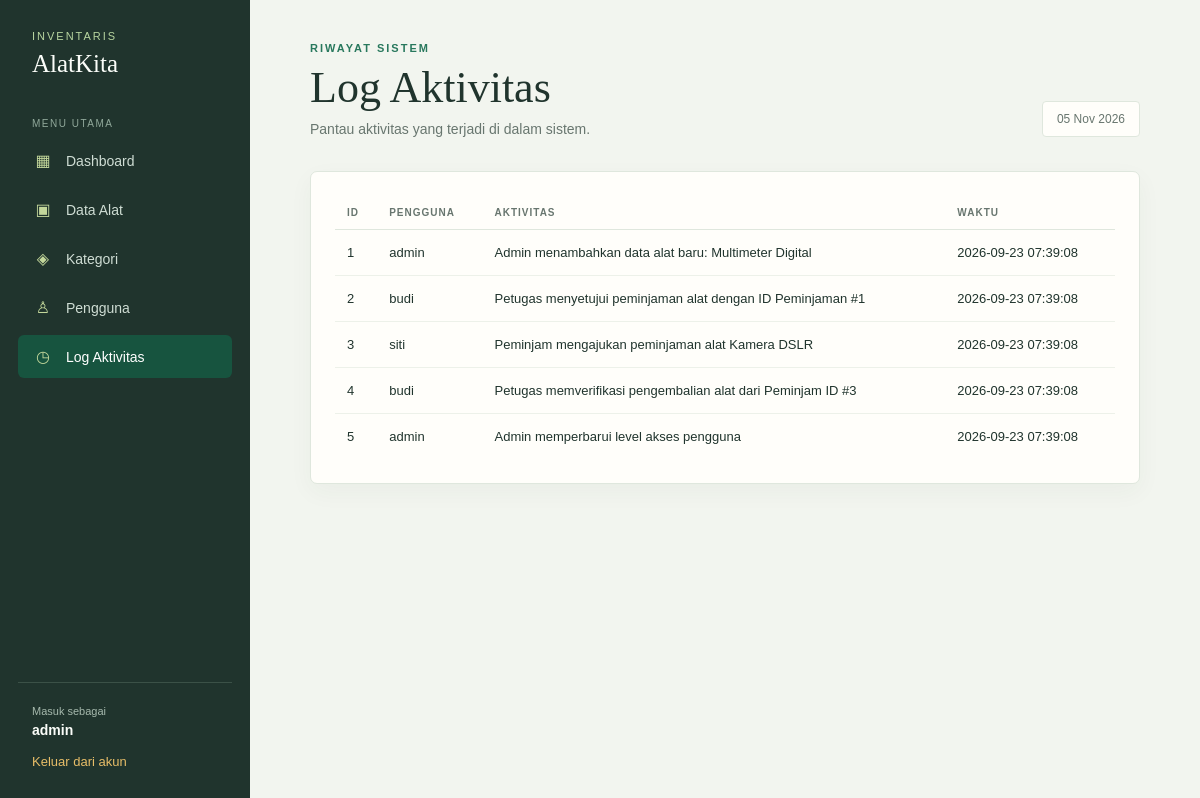
/logaktvs.php (signed in), run on the app's committed database.
### tables this page shows
CREATE TABLE `log_aktivitas` (
  `id` int(11) NOT NULL,
  `user_id` int(11) DEFAULT NULL,
  `aktivitas` text NOT NULL,
  `waktu` timestamp NOT NULL DEFAULT current_timestamp()
);

CREATE TABLE `users` (
  `id` int(11) NOT NULL,
  `nama` varchar(100) NOT NULL,
  `username` varchar(50) NOT NULL,
  `password` varchar(255) NOT NULL,
  `level` enum('Admin','Petugas','Peminjam') NOT NULL
);

### logaktvs.php (the view, shortened to what this page needs)
<?php
include "auth.php";
$query = mysqli_query($conn, "SELECT log_aktivitas.*, users.nama
          FROM log_aktivitas
          LEFT JOIN users ON log_aktivitas.user_id = users.id");
$data = mysqli_fetch_all($query, MYSQLI_ASSOC);
$menu_items = [
    'Admin' => [
        ['dashboard.php', '▦', 'Dashboard'],
        ['tampil1.php', '▣', 'Data Alat'],
        ['kategori.php', '◈', 'Kategori'],
        ['user.php', '♙', 'Pengguna'],
        ['logaktvs.php', '◷', 'Log Aktivitas']
    ],
    'Petugas' => [
        ['dashboard.php', '▦', 'Dashboard'],
        ['tampil1.php', '▣', 'Data Alat'],
        ['kategori.php', '◈', 'Kategori'],
        ['logaktvs.php', '◷', 'Log Aktivitas']
    ]
];
?>
<!DOCTYPE html>
<html>
<head>
    <link rel="stylesheet" href="style.css">
</head>
<body>
<div class="app-shell"><aside class="sidebar">
    <div class="brand"><small>Inventaris</small><h2>AlatKita</h2></div><div class="menu-label">Menu utama</div>
    <nav>
        <?php foreach ($menu_items[$_SESSION['level'] ?? 'Peminjam'] as $item): ?>
            <?php $page = $item[0]; $icon = $item[1]; $label = $item[2]; ?>
            <a class="<?= $page === 'logaktvs.php' ? 'active' : '' ?>" href="<?= $page ?>"><span class="nav-icon"><?= $icon ?></span><?= $label ?></a>
        <?php endforeach; ?>
    </nav>
    <div class="sidebar-footer"><span>Masuk sebagai</span><strong><?= htmlspecialchars($_SESSION['nama']) ?></strong><a class="logout" href="logout.php">Keluar dari akun</a></div>
</aside><main>
<div class="topbar"><div><p class="eyebrow">Riwayat sistem</p><h1>Log Aktivitas</h1><p class="welcome">Pantau aktivitas yang terjadi di dalam sistem.</p></div><div class="date-chip"><?= date('d M Y') ?></div></div>
<section class="page-section"><div class="table-wrap"><table>
    <tr>
        <th>ID</th>
        <th>Pengguna</th>
        <th>Aktivitas</th>
        <th>Waktu</th>
    </tr>
    <?php foreach ($data as $l): ?>
    <tr>
        <td><?= htmlspecialchars($l['id']) ?></td>
        <td><?= htmlspecialchars($l['nama'] ?? '-') ?></td>
        <td><?= htmlspecialchars($l['aktivitas']) ?></td>
        <td><?= htmlspecialchars($l['waktu']) ?></td>
    </tr>
    <?php endforeach; ?>
</table>
</div></section></main></div>
</body>
</html>

### style.css (style rules this page uses)
:root { --ink: #20342d; --muted: #68766f; --paper: #fffefa; --canvas: #f2f5ef; --line: #dfe7dd; --teal: #28785d; --teal-dark: #17543f; --coral: #d99a2b; --danger: #b9434e; }
* { box-sizing: border-box; }
body { margin: 0; min-height: 100vh; font-family: "Trebuchet MS", Verdana, sans-serif; color: var(--ink); background: var(--canvas); }
a { color: var(--teal); }
.app-shell { display: grid; grid-template-columns: 250px minmax(0, 1fr); min-height: 100vh; }
.sidebar { display: flex; flex-direction: column; padding: 30px 18px; color: #fbfdf9; background: var(--ink); }
.brand { padding: 0 14px 40px; }
.brand small { display: block; color: #b8d6a0; font-size: 11px; letter-spacing: 2px; text-transform: uppercase; }
.brand h2 { margin: 8px 0 0; font-family: Georgia, serif; font-size: 25px; font-weight: normal; }
.menu-label { padding: 0 14px 10px; color: #91a99b; font-size: 10px; letter-spacing: 1.5px; text-transform: uppercase; }
nav { display: grid; gap: 6px; }
nav a { display: flex; align-items: center; gap: 12px; padding: 12px 14px; border-radius: 6px; color: #cfddd4; text-decoration: none; font-size: 14px; transition: background .2s, color .2s; }
nav a:hover, nav a.active { color: #fff; background: var(--teal-dark); }
.nav-icon { width: 22px; color: #c3d79b; font-size: 16px; text-align: center; }
.sidebar-footer { margin-top: auto; padding: 22px 14px 0; border-top: 1px solid #3b5147; }
.sidebar-footer span { display: block; color: #a6b9ad; font-size: 11px; }
.sidebar-footer strong { display: block; margin: 5px 0 14px; font-size: 14px; }
.logout { color: #e7bd68; font-size: 13px; text-decoration: none; }
main { width: min(1180px, 100%); padding: 42px clamp(22px, 5vw, 64px); }
.topbar { display: flex; justify-content: space-between; align-items: flex-end; gap: 20px; margin-bottom: 34px; }
.eyebrow { margin: 0 0 8px; color: var(--teal); font-size: 11px; font-weight: bold; letter-spacing: 2px; text-transform: uppercase; }
h1 { margin: 0; font-family: Georgia, serif; font-size: clamp(30px, 4vw, 44px); font-weight: normal; }
.welcome { margin: 8px 0 0; color: var(--muted); font-size: 14px; }
.date-chip { padding: 10px 14px; border: 1px solid var(--line); border-radius: 4px; color: var(--muted); background: var(--paper); font-size: 12px; }
.page-section { padding: 24px; border: 1px solid var(--line); border-radius: 7px; background: var(--paper); box-shadow: 0 8px 24px #233b2e0b; }
table { border-collapse: collapse; width: 100%; }
th { padding: 11px 12px; color: var(--muted); border-bottom: 1px solid var(--line); font-size: 10px; letter-spacing: 1px; text-align: left; text-transform: uppercase; }
td { padding: 15px 12px; border-bottom: 1px solid #edf1e9; font-size: 13px; }
tr:last-child td { border-bottom: 0; }
.table-wrap { overflow-x: auto; }

### data on the page
log_aktivitas: id "1", user.nama "admin", aktivitas "Admin menambahkan data alat baru: Multimeter Digital", waktu "2026-09-23 07:39:08"
log_aktivitas: id "2", user.nama "budi", aktivitas "Petugas menyetujui peminjaman alat dengan ID Peminjaman #1", waktu "2026-09-23 07:39:08"
log_aktivitas: id "3", user.nama "siti", aktivitas "Peminjam mengajukan peminjaman alat Kamera DSLR", waktu "2026-09-23 07:39:08"
log_aktivitas: id "4", user.nama "budi", aktivitas "Petugas memverifikasi pengembalian alat dari Peminjam ID #3", waktu "2026-09-23 07:39:08"
log_aktivitas: id "5", user.nama "admin", aktivitas "Admin memperbarui level akses pengguna", waktu "2026-09-23 07:39:08"

### other printed values
$icon "▦"
$label "Dashboard"
$icon "▣"
$label "Data Alat"
$icon "◈"
$label "Kategori"
$icon "♙"
$label "Pengguna"
$icon "◷"
$label "Log Aktivitas"
$_SESSION['nama'] "admin"
